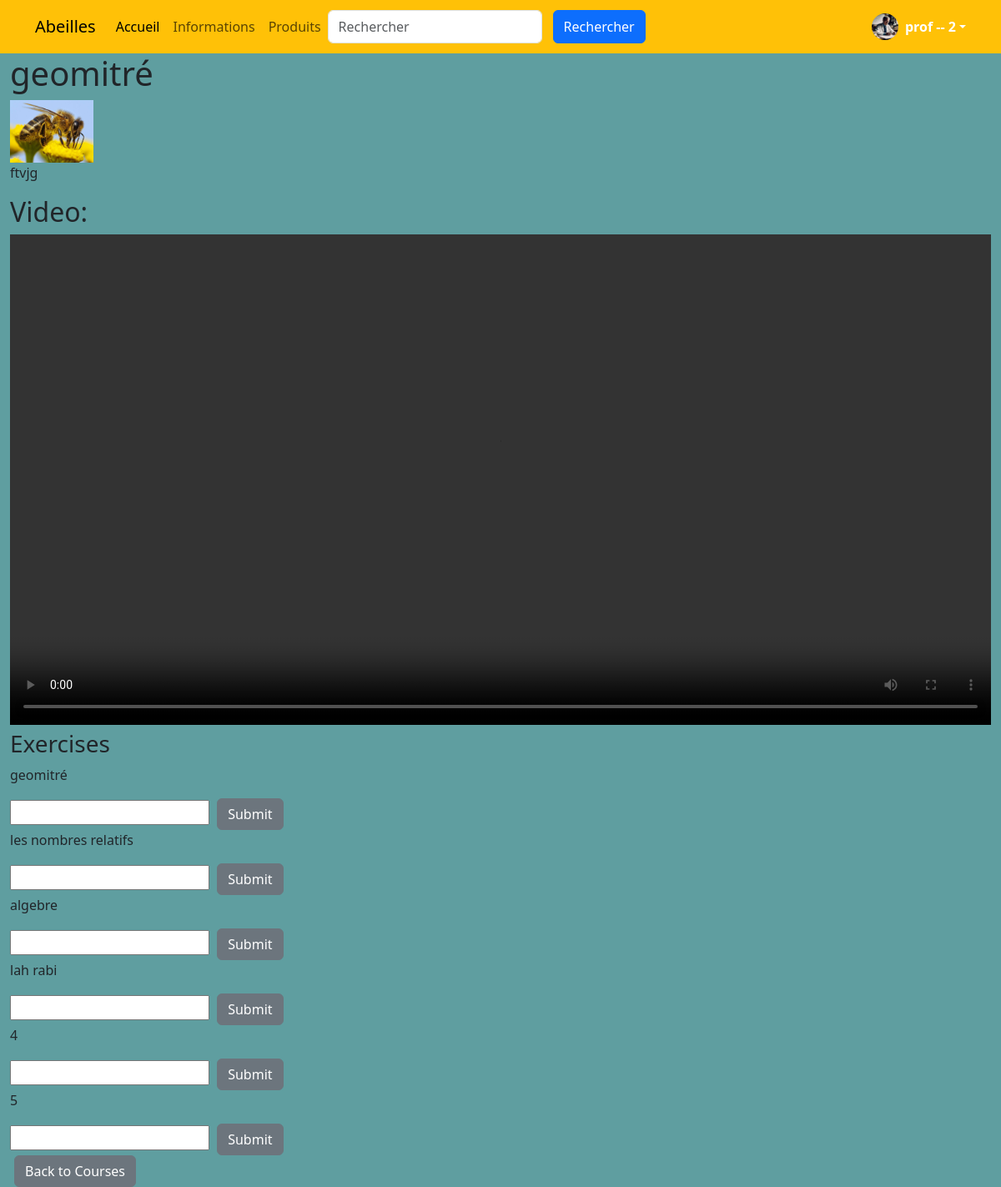
The app's page /courses/11/ (signed in) with its own data.
### accounts/models.py (models this page shows, shortened)
class CustomUser(AbstractUser):
    is_teacher = models.BooleanField(default=False)
    is_student = models.BooleanField(default=True)
    groups = models.ManyToManyField(
        'auth.Group',
        related_name='customuser_groups',
        help_text='The groups this user belongs to.',
        verbose_name='groups',
    )
    user_permissions = models.ManyToManyField(
        'auth.Permission',
        related_name='customuser_permissions',
        blank=True,
        help_text='Specific permissions for this user.',
        verbose_name='user permissions',
    )

class Profile(models.Model):
    LEVEL_CHOICES = [
        ('beginner', 'Débutant'),
        ('intermediate', 'Intermédiaire'),
        ('advanced', 'Avancé'),
    ]
    user = models.OneToOneField(settings.AUTH_USER_MODEL, on_delete=models.CASCADE)
    photo = models.ImageField(upload_to='profile_photos/', null=True, blank=True)
    level = models.CharField(max_length=20, choices=LEVEL_CHOICES, default='beginner')
    USER_TYPE_CHOICES = (
        (1, 'admin'),
        (2, 'prof'),
        (3, 'student'),
    )
    user_type = models.PositiveSmallIntegerField(choices=USER_TYPE_CHOICES, default=2)
    bio = models.TextField()
    ville = models.CharField(max_length=255, blank=True, null=True)

### courses/models.py (models this page shows, shortened)
class Course(models.Model):
    title = models.CharField(max_length=200)
    description = models.TextField()
    date = models.DateField()
    teacher = models.ForeignKey(settings.AUTH_USER_MODEL, on_delete=models.CASCADE, related_name='courses')
    duration = models.IntegerField()
    price = models.DecimalField(max_digits=10, decimal_places=2)
    image = models.ImageField(upload_to='courses/images/')
    video = models.FileField(upload_to='courses/videos/')
    active = models.BooleanField(default=True)

class Exercise(models.Model):
    course = models.ForeignKey(Course, on_delete=models.CASCADE, related_name='exercises')
    title = models.CharField(max_length=200)
    option1 = models.CharField(max_length=200)
    option2 = models.CharField(max_length=200)
    option3 = models.CharField(max_length=200)
    option4 = models.CharField(max_length=200)
    correct_answer = models.CharField(max_length=200)

### courses/views.py (the view)
# urls.py: path('<int:course_id>/', views.course_detail, name='course_detail'),
@login_required
def course_detail(request, course_id):
    course = get_object_or_404(Course, id=course_id)
    exercises = Exercise.objects.filter(course=course)
    return render(request, 'courses/course_detail.html', {'course': course, 'exercises': exercises})

### templates/courses/course_detail.html (shortened to what this page needs)
{% extends 'base.html' %}
{% block content %}
<h1>{{ course.title }}</h1>
<img src="{{ course.image.url }}" alt="{{ course.title }}" width="100px" class="img-fluid">
<p>{{ course.description }}</p>
<h2>Video:</h2>
<video width="100%" controls>
    <source src="{{ course.video.url }}" type="video/mp4">
</video>
<h3>Exercises</h3>
{% for exercise in course.exercises.all %}
<div class="exercise">
    <p>{{ exercise.title }}</p>
    <form action="{% url 'submit_answer' exercise.id %}" method="POST">
    <input type="text" name="answer" />
    <button type="submit" class="btn btn-secondary" >Submit</button>
    </form>
</div>
{% endfor %}
<a href="{% url 'course_list' %}" class="btn btn-secondary">Back to Courses</a>
{% endblock %}

### templates/parts/navbar.html (shortened to what this page needs)
<nav class="navbar navbar-expand-lg bg-warning">
    <div class="container">
      <a class="navbar-brand" href="{% url 'home' %}">Abeilles</a>
      <div class="collapse navbar-collapse" id="navbarsExample07">
        <ul class="navbar-nav me-auto mb-2 mb-lg-0">
          <li class="nav-item">
            <a class="nav-link active" aria-current="page" href="{% url 'home' %}">Accueil</a>
          </li>
          <li class="nav-item">
            <a class="nav-link" href="{% url 'course_list' %}">Informations</a>
          </li>
          <li class="nav-item">
            <a class="nav-link" href="{% url 'product_list' %}">Produits</a>
          </li>
        <form method="get" action="{% url 'search' %}" class="d-flex ms-auto">
          <input class="form-control me-2" type="search" name="q" placeholder="Rechercher" aria-label="Rechercher">
          <button type="submit" class="btn btn-primary">Rechercher</button>
        </form>
      </div>
      <br>
      <br>
      <div class="dropdown">
        <a class="d-flex align-items-center text-white text-decoration-none dropdown-toggle" data-bs-toggle="dropdown" aria-expanded="false">
          {% if user.is_authenticated %}
            <img src="{{ user.profile.photo.url }}" alt="" width="32" height="32" class="rounded-circle me-2">
            <strong>{{ user.username }} -- {{ user.profile.user_type }}</strong>
          {% endif %}
        </a>
      </div>
    </div>
  </nav>

### templates/base.html (style rules this page uses)
.btn { margin: 0 5px; }
body { display: flex; flex-direction: column; min-height: 100vh; background-color: cadetblue; }

### records on screen
CustomUser: profile.photo (picture), username "prof", profile.user_type "2"
Course: title "geomitré", image (picture), description "ftvjg"
Exercise: title "geomitré"
Exercise: title "les nombres relatifs"
Exercise: title "algebre"
Exercise: title "lah rabi"
Exercise: title "4"
Exercise: title "5"
